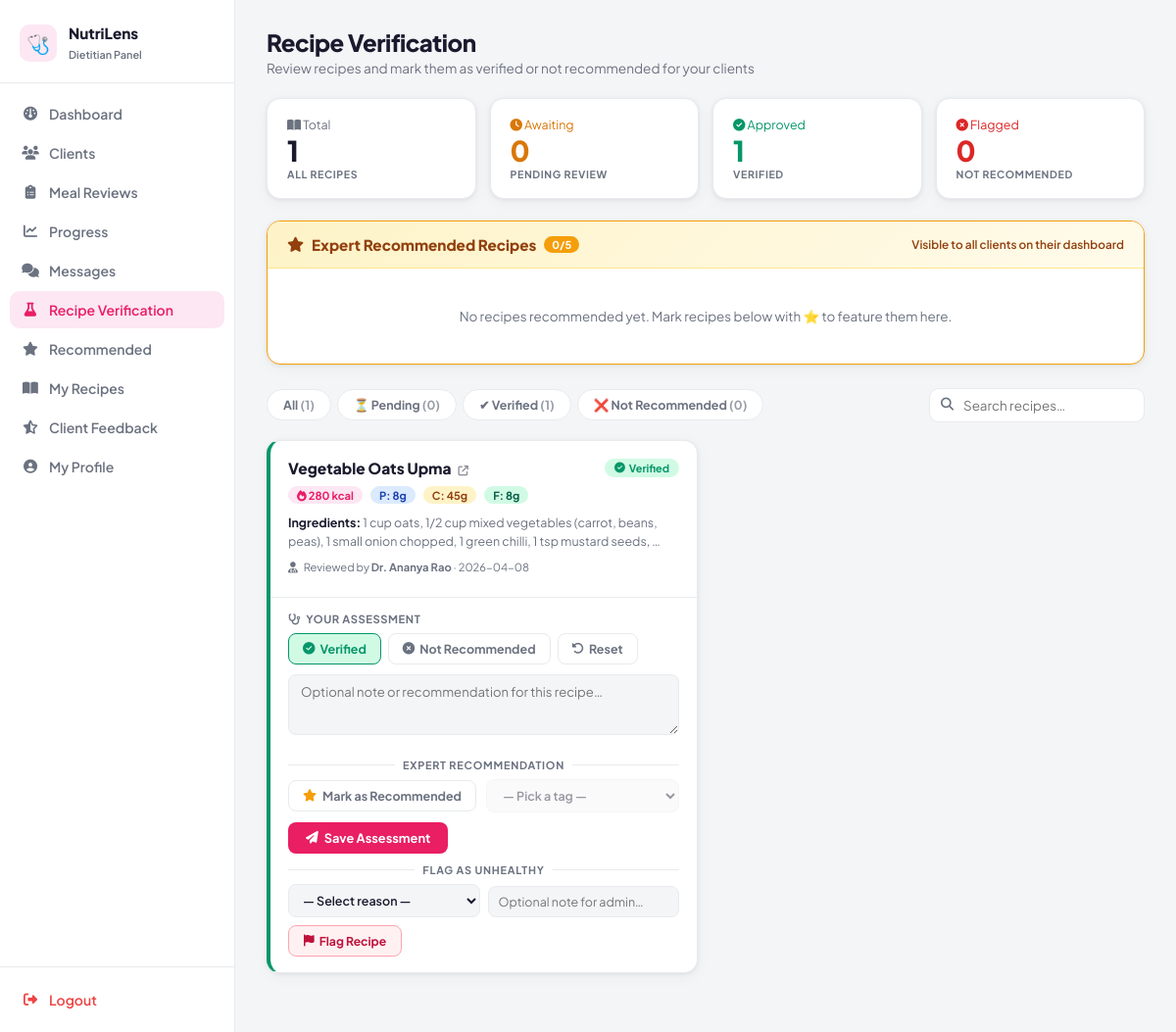
Screenshot of /dietitian/recipes (signed in) with the database file from the repository.
### tables this page shows
CREATE TABLE recipes (
    id INTEGER PRIMARY KEY,
    name TEXT NOT NULL,
    category TEXT,
    ingredients TEXT,      -- JSON array
    instructions TEXT,     -- JSON array
    calories INTEGER,
    protein REAL,
    carbs REAL,
    fat REAL,
    video_link TEXT,
    image TEXT
, status TEXT DEFAULT 'active', reported INTEGER DEFAULT 0, submitted_by TEXT DEFAULT 'admin', user_id INTEGER, created_at TIMESTAMP, is_verified INTEGER DEFAULT 0, verification_status TEXT DEFAULT 'pending', dietitian_note TEXT DEFAULT '', verified_by INTEGER DEFAULT NULL, verified_at DATETIME DEFAULT NULL, is_recommended INTEGER DEFAULT 0, expert_tag TEXT DEFAULT '', recommended_by INTEGER DEFAULT NULL, recommended_at DATETIME DEFAULT NULL, recipe_tags TEXT DEFAULT '', added_by_dietitian INTEGER DEFAULT NULL, dietitian_flag_count INTEGER DEFAULT 0, description TEXT DEFAULT '', image_path TEXT DEFAULT '', video_url TEXT DEFAULT '', image_url TEXT DEFAULT '');

CREATE TABLE dietitians (
    dietitian_id INTEGER PRIMARY KEY AUTOINCREMENT,
    name TEXT NOT NULL,
    email TEXT UNIQUE NOT NULL,
    password TEXT NOT NULL,
    license_number TEXT,
    specialization TEXT,
    experience_years INTEGER DEFAULT 0,
    bio TEXT,
    status TEXT DEFAULT 'pending',
    created_at TIMESTAMP DEFAULT CURRENT_TIMESTAMP
, qualification TEXT DEFAULT '', photo TEXT DEFAULT '');

### app.py (the view)
@app.route("/dietitian/recipes")
def dietitian_recipes():
    if "dietitian_id" not in session:
        return redirect("/dietitian/login")
    did = session["dietitian_id"]
    conn = get_db_connection()
    search = request.args.get("search", "").strip()
    status_filter = request.args.get("status", "").strip()
    query = """
        SELECT r.*, u.full_name as user_name,
               d.name as verified_by_name
        FROM recipes r
        LEFT JOIN users u ON r.user_id = u.id
        LEFT JOIN dietitians d ON r.verified_by = d.dietitian_id
    """
    conditions = ["r.user_id IS NOT NULL", "COALESCE(r.added_by_dietitian, 0) = 0"]
    params = []
    if search:
        conditions.append("(r.name LIKE ? OR r.ingredients LIKE ?)")
        params += [f"%{search}%", f"%{search}%"]
    if status_filter and status_filter != "all":
        conditions.append("r.verification_status = ?")
        params.append(status_filter)
    if conditions:
        query += " WHERE " + " AND ".join(conditions)
    query += " ORDER BY r.created_at DESC"
    recipes = conn.execute(query, params).fetchall()
    recommended = conn.execute(
        "SELECT * FROM recipes WHERE is_recommended=1 AND status='active' ORDER BY recommended_at DESC LIMIT 5"
    ).fetchall()
    trend_labels = []
    trend_data = []
    _user_only = "WHERE user_id IS NOT NULL AND COALESCE(added_by_dietitian, 0) = 0"
    total = conn.execute(f"SELECT COUNT(*) FROM recipes {_user_only}").fetchone()[0]
    pending = conn.execute(f"SELECT COUNT(*) FROM recipes {_user_only} AND verification_status='pending'").fetchone()[0]
    verified = conn.execute(f"SELECT COUNT(*) FROM recipes {_user_only} AND verification_status='verified'").fetchone()[0]
    flagged = conn.execute(f"SELECT SUM(dietitian_flag_count) FROM recipes {_user_only}").fetchone()[0] or 0
    counts = {
        "total": total,
        "pending": pending,
        "verified": verified,
        "flagged": flagged
    }
    conn.close()   # ✅ NOW correct position
    return render_template(
        "dietitian/recipe_verification.html",
        recipes=recipes,
        recommended=recommended,
        trend_labels=trend_labels,
        trend_data=trend_data,
        counts=counts,
        mode="view"
    )

### app.py (called while the page is built)
def get_db_connection():
    conn = sqlite3.connect(DATABASE)
    conn.row_factory = sqlite3.Row
    return conn

### templates/dietitian/recipe_verification.html (shortened to what this page needs)
<!DOCTYPE html>
<html lang="en">
<head>
    <link rel="stylesheet" href="https://cdnjs.cloudflare.com/ajax/libs/font-awesome/6.4.0/css/all.min.css">
</head>
<body>
    <aside class="sidebar">
        <div class="sidebar-logo">
            <div class="logo-icon">🩺</div>
            <div class="logo-text"><b>NutriLens</b><span>Dietitian Panel</span></div>
        </div>
        <nav class="sidebar-nav">
            <a href="/dietitian/dashboard" class="nav-item"><i class="fas fa-gauge"></i> Dashboard</a>
            <a href="/dietitian/clients" class="nav-item "><i class="fas fa-users"></i> Clients</a>
            <a href="/dietitian/meal-reviews" class="nav-item"><i class="fas fa-clipboard-list"></i> Meal Reviews</a>
            <a href="/dietitian/progress" class="nav-item"><i class="fas fa-chart-line"></i> Progress</a>
            <a href="/dietitian/messages" class="nav-item"><i class="fas fa-comments"></i> Messages</a>
            <a href="/dietitian/recipes" class="nav-item active"><i class="fas fa-flask"></i> Recipe Verification</a>
            <a href="/dietitian/recommended" class="nav-item"><i class="fas fa-star"></i> Recommended</a>
            <a href="/dietitian/my-recipes" class="nav-item "><i class="fas fa-book-open"></i> My Recipes</a>
            <a href="/dietitian/feedback" class="nav-item"><i class="fas fa-star-half-stroke"></i> Client Feedback</a>
            <a href="/dietitian/profile" class="nav-item"><i class="fas fa-user-circle"></i> My Profile</a>
        </nav>
        <div class="sidebar-footer">
            <a href="{{ url_for('dietitian_logout') }}" class="nav-item logout">
                <i class="fas fa-right-from-bracket"></i> Logout
            </a>
        </div>
    </aside>
    <main class="main">
        <div class="page-header">
            <h1>Recipe Verification</h1>
            <p>Review recipes and mark them as verified or not recommended for your clients</p>
        </div>
        <div class="stats-row">
            <div class="stat-card">
                <div class="stat-icon" style="color:var(--muted)"><i class="fas fa-book-open"></i> Total</div>
                <div class="stat-val">{{ counts.total or 0 }}</div>
                <div class="stat-lbl">All Recipes</div>
            </div>
            <div class="stat-card">
                <div class="stat-icon" style="color:var(--amber)"><i class="fas fa-clock"></i> Awaiting</div>
                <div class="stat-val" style="color:var(--amber)">{{ counts.pending or 0 }}</div>
                <div class="stat-lbl">Pending Review</div>
            </div>
            <div class="stat-card">
                <div class="stat-icon" style="color:var(--green)"><i class="fas fa-circle-check"></i> Approved</div>
                <div class="stat-val" style="color:var(--green)">{{ counts.verified or 0 }}</div>
                <div class="stat-lbl">Verified</div>
            </div>
            <div class="stat-card">
                <div class="stat-icon" style="color:var(--red)"><i class="fas fa-circle-xmark"></i> Flagged</div>
                <div class="stat-val" style="color:var(--red)">{{ counts.not_recommended or 0 }}</div>
                <div class="stat-lbl">Not Recommended</div>
            </div>
        </div>
        <div class="rec-panel">
            <div class="rec-panel-header">
                <div class="rec-panel-title">
                    <i class="fas fa-star"></i> Expert Recommended Recipes
                    <span class="rec-count-badge">{{ recommended|length }}/5</span>
                </div>
                <span style="font-size:.74rem;color:#92400e;font-weight:600">
                    Visible to all clients on their dashboard
                </span>
            </div>
            <div class="rec-list">
                {% if recommended %}
                {% for r in recommended %}
                <div class="rec-item">
                    <i class="fas fa-star rec-star"></i>
                    <div class="rec-item-name">{{ r['name'] }}</div>
                    {% if r['expert_tag'] %}
                    <div class="rec-item-tag"><i class="fas fa-tag"></i> {{ r['expert_tag'] }}</div>
                    {% endif %}
                    <div class="rec-item-cal"><i class="fas fa-fire" style="color:var(--brand)"></i> {{ r['calories'] }}
                        kcal</div>
                    {% if r['rec_by_name'] %}
                    <div style="font-size:.65rem;color:var(--muted);margin-top:4px">by {{ r['rec_by_name'] }}</div>
                    {% endif %}
                </div>
                {% endfor %}
                {% else %}
                <div class="rec-empty">No recipes recommended yet. Mark recipes below with ⭐ to feature them here.</div>
                {% endif %}
            </div>
        </div>
        <div class="filter-bar">
            <div class="filter-tabs">
                <a href="/dietitian/recipes?status=all{% if search %}&search={{ search }}{% endif %}"
                    class="filter-tab {% if status == 'all' %}active{% endif %}">
                    All <span style="opacity:.7">({{ counts.total or 0 }})</span>
                </a>
                <a href="/dietitian/recipes?status=pending{% if search %}&search={{ search }}{% endif %}"
                    class="filter-tab {% if status == 'pending' %}active{% endif %}">
                    ⏳ Pending <span style="opacity:.7">({{ counts.pending or 0 }})</span>
                </a>
                <a href="/dietitian/recipes?status=verified{% if search %}&search={{ search }}{% endif %}"
                    class="filter-tab {% if status == 'verified' %}active{% endif %}">
                    ✔ Verified <span style="opacity:.7">({{ counts.verified or 0 }})</span>
                </a>
                <a href="/dietitian/recipes?status=not_recommended{% if search %}&search={{ search }}{% endif %}"
                    class="filter-tab {% if status == 'not_recommended' %}active{% endif %}">
                    ❌ Not Recommended <span style="opacity:.7">({{ counts.not_recommended or 0 }})</span>
                </a>
            </div>
            <form method="GET" action="/dietitian/recipes" class="search-wrap">
                <i class="fas fa-search"></i>
                <input type="text" name="search" class="search-input" placeholder="Search recipes…"
                    value="{{ search }}">
            </form>
        </div>
        <div class="recipes-grid">
            {% if recipes %}
            {% for recipe in recipes %}
            {% set vs = recipe['verification_status'] or 'pending' %}
            <div class="recipe-card status-{{ vs }}">
                <div class="card-body">
                    <div class="recipe-title-row">
                        <a href="/dietitian/recipes/{{ recipe['id'] }}" class="recipe-title" style="text-decoration:none;color:inherit;">{{ recipe['name'] }} <i class="fas fa-arrow-up-right-from-square" style="font-size:.65rem;opacity:.5;margin-left:4px"></i></a>
                        {% if vs == 'verified' %}
                        <span class="badge badge-verified"><i class="fas fa-circle-check"></i> Verified</span>
                        {% elif vs == 'not_recommended' %}
                        <span class="badge badge-not_recommended"><i class="fas fa-circle-xmark"></i> Not
                            Recommended</span>
                        {% else %}
                        <span class="badge badge-pending"><i class="fas fa-clock"></i> Pending</span>
                        {% endif %}
                    </div>
                    <div class="recipe-meta">
                        <span class="meta-chip chip-cal"><i class="fas fa-fire"></i> {{ recipe['calories'] or 0 }}
                            kcal</span>
                        {% if recipe['protein'] %}<span class="meta-chip chip-p">P: {{ recipe['protein']|int
                            }}g</span>{% endif %}
                        {% if recipe['carbs'] %}<span class="meta-chip chip-c">C: {{ recipe['carbs']|int }}g</span>{%
                        endif %}
                        {% if recipe['fat'] %}<span class="meta-chip chip-f">F: {{ recipe['fat']|int }}g</span>{% endif
                        %}
                    </div>
                    {% if recipe['ingredients'] %}
                    <div class="recipe-ingredients">
                        <span>Ingredients:</span>
                        {{ recipe['ingredients'][:120] }}{% if recipe['ingredients']|length > 120 %}…{% endif %}
                    </div>
                    {% endif %}
                    {% if recipe['verified_by_name'] and vs != 'pending' %}
                    <div class="verified-by">
                        <i class="fas fa-user-md" style="margin-right:4px"></i>
                        Reviewed by <strong>{{ recipe['verified_by_name'] }}</strong>
                        {% if recipe['verified_at'] %}· {{ recipe['verified_at'][:10] }}{% endif %}
                    </div>
                    {% endif %}
                </div>
                <div class="action-form">
                    <div class="action-form-label"><i class="fas fa-stethoscope" style="margin-right:5px"></i>Your
                        Assessment</div>
                    <form method="POST" action="/dietitian/recipes/verify/{{ recipe['id'] }}">
                        <div class="action-btns">
                            <label for="vr_v_{{ recipe['id'] }}" class="verify-label lbl-verified">
                                <i class="fas fa-circle-check"></i> Verified
                            </label>
                            <label for="vr_n_{{ recipe['id'] }}" class="verify-label lbl-not">
                                <i class="fas fa-circle-xmark"></i> Not Recommended
                            </label>
                            <label for="vr_r_{{ recipe['id'] }}" class="verify-label lbl-reset">
                                <i class="fas fa-rotate-left"></i> Reset
                            </label>
                        </div>
                        <textarea name="dietitian_note" class="note-textarea"
                            placeholder="Optional note or recommendation for this recipe…">{{ recipe['dietitian_note'] or '' }}</textarea>
                        <div class="rec-divider"><span>Expert Recommendation</span></div>
                        <div class="rec-toggle-row">
                            <label for="rec_{{ recipe['id'] }}" class="star-label">
                                <i class="fas fa-star"></i> Mark as Recommended
                            </label>
                            <select name="expert_tag" class="tag-select" id="tag_{{ recipe['id'] }}" {% if not
                                recipe['is_recommended'] %}disabled{% endif %}>
                                <option value="">— Pick a tag —</option>
                            </select>
                        </div>
                        <button type="submit" class="btn-submit">
                            <i class="fas fa-paper-plane"></i> Save Assessment
                        </button>
                    </form>
                    <div class="flag-divider"><span>Flag as Unhealthy</span></div>
                    {% if recipe['id'] in my_flags %}
                    <div class="flag-active-banner">
                        <div class="flag-active-banner-left">
                            <i class="fas fa-flag"></i>
                            Flagged:
                            <span class="flag-reason-pill">{{ my_flags[recipe['id']] }}</span>
                            &nbsp;·&nbsp; Sent to admin for review
                        </div>
                        <form method="POST" action="/dietitian/unflag-recipe/{{ recipe['id'] }}">
                            <button type="submit" class="btn-unflag">
                                <i class="fas fa-xmark"></i> Remove Flag
                            </button>
                        </form>
                    </div>
                    {% else %}
                    <form method="POST" action="/dietitian/flag-recipe/{{ recipe['id'] }}">
                        <div class="flag-form-wrap">
                            <select name="flag_reason" class="flag-reason-select" required>
                                <option value="" disabled selected>— Select reason —</option>
                            </select>
                            <input type="text" name="extra_note" class="flag-note-input"
                                placeholder="Optional note for admin…">
                            <button type="submit" class="btn-flag-submit">
                                <i class="fas fa-flag"></i> Flag Recipe
                            </button>
                        </div>
                    </form>
                    {% endif %}
                </div>
            </div>
            {% endfor %}
            {% endif %}
        </div>
    </main>
</body>
</html>

### rows the page displays
recipes: name "Vegetable Oats Upma", verification_status "verified" (drawn), calories "280", protein "8", carbs "45", fat "8", ingredients "1 cup oats, 1/2 cup mixed vegetables (carrot, beans, peas), 1 small onion chopped, 1 green chilli, 1 tsp mustard seeds,", verified_by_name "Dr. Ananya Rao", verified_at "2026-04-08"

### other values shown
{{ counts.total or 0 }} "1"
{{ counts.pending or 0 }} "0"
{{ counts.verified or 0 }} "1"
{{ counts.not_recommended or 0 }} "0"
{{ recommended|length }} "0"
